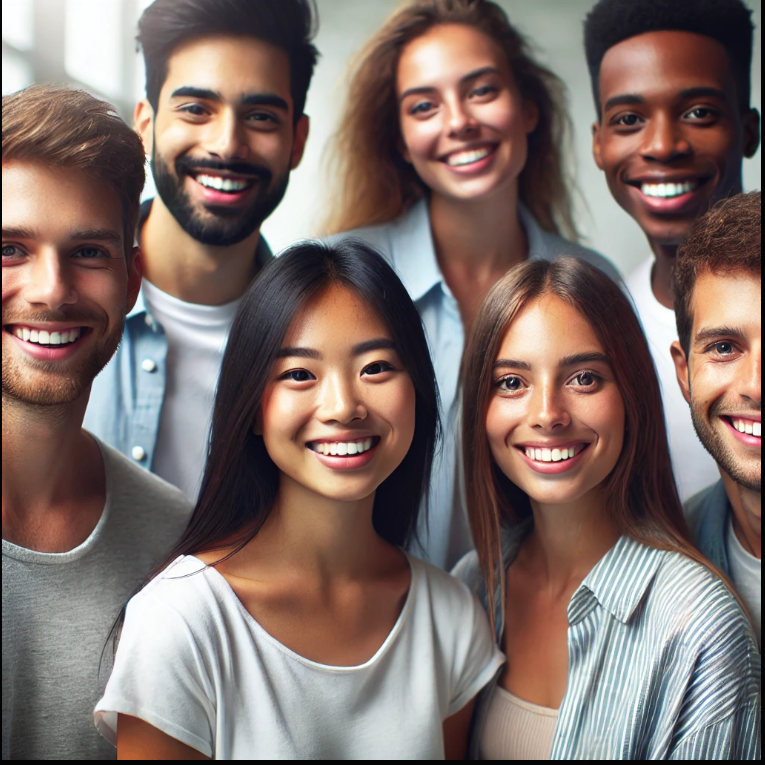
#> input picture 19. Advanced Image Processing Techniques/people.PNG, 765 x 765 px, found by its file name
$ jupyter execute 'face detection Using HaarCascade.ipynb'
#> lines starting #> are read from the running program, lines starting #| are printed output that depends on the picture; after the words box and inside, x2 and y2 are one past the last pixel; in counts of white or black regions, pixels touching at a corner belong together
### Face Detection Using Haarcascades: Code Explanation and Overview
#### What is Haarcascade?
Haarcascades are pre-trained object detection models used for detecting faces and other objects in images and videos. They are based on Haar-like features, which analyze light and dark regions in an image.

The Haarcascade algorithm follows these steps:

1. Converts the image to grayscale (faster processing).

2. Detects features using sliding windows at multiple scales.

3. Uses a cascade classifier to filter non-face regions.

4. Returns bounding boxes around detected faces.

These cascades are lightweight and efficient, making them suitable for real-time applications like face detection

### 1. Importing Required Libraries

[cell 1]
import cv2
import matplotlib.pyplot as plt

#### Explanation:

cv2 (OpenCV) → Used for image processing and face detection.

matplotlib.pyplot → Used for displaying images in a Jupyter Notebook or script.

### 2. Loading the Haarcascade Face Detector

[cell 2]
face_cascade = cv2.CascadeClassifier(cv2.data.haarcascades + 'haarcascade_frontalface_default.xml')

#### Explanation:

- cv2.CascadeClassifier() → Loads the pre-trained Haarcascade model for face detection.

- cv2.data.haarcascades → Points to OpenCV’s built-in Haarcascade directory.

- 'haarcascade_frontalface_default.xml' → A specific model trained to detect front-facing human faces.

### 3. Loading and Preprocessing the Image

[cell 3]
image = cv2.imread('people.png')
#> image is the input picture: shape (765, 765, 3); mean B, G, R 107.5, 112.7, 129.3
gray = cv2.cvtColor(image, cv2.COLOR_BGR2GRAY)
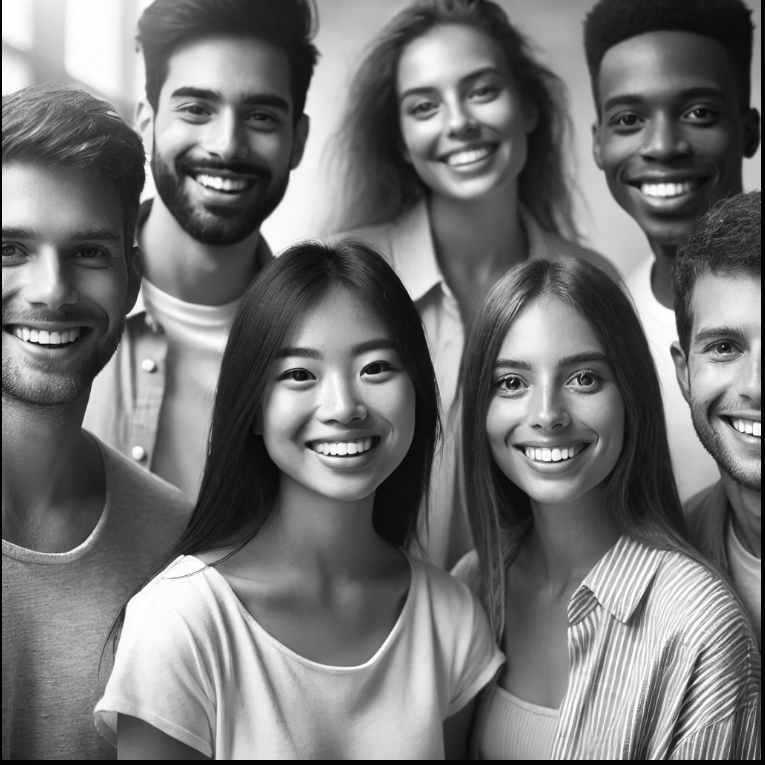
#> gray: shape (765, 765); min 3, max 255, mean 117.1

#### Explanation:

- cv2.imread('people.png') → Loads the image named "people.png".

- cv2.cvtColor(image, cv2.COLOR_BGR2GRAY) → Converts the image from BGR (Blue-Green-Red) to Grayscale.

    - Face detection works better and faster in grayscale.

### 4. Detecting Faces in the Image

[cell 4]
faces = face_cascade.detectMultiScale(gray, scaleFactor=1.1, minNeighbors=5, minSize=(30, 30))
#> faces = [[376, 34, 157, 157], [577, 46, 171, 171], [461, 310, 175, 175], [139, 41, 176, 176], [245, 301, 183, 183]]

#### Explanation:

- detectMultiScale() → Detects multiple faces in the image.

    - gray → Uses the grayscale image for detection.

    - scaleFactor=1.1 → Reduces the image size by 10% per iteration to detect faces at different sizes.

    - minNeighbors=5 → Requires at least 5 nearby positive detections to confirm a face.

    - minSize=(30,30) → The minimum size for detecting a face.

### 5. Drawing Rectangles Around Detected Faces

[cell 5]
for (x, y, w, h) in faces:
    cv2.rectangle(image, (x, y), (x + w, y + h), (255, 0, 0), 3)
#> this loop made 5 passes
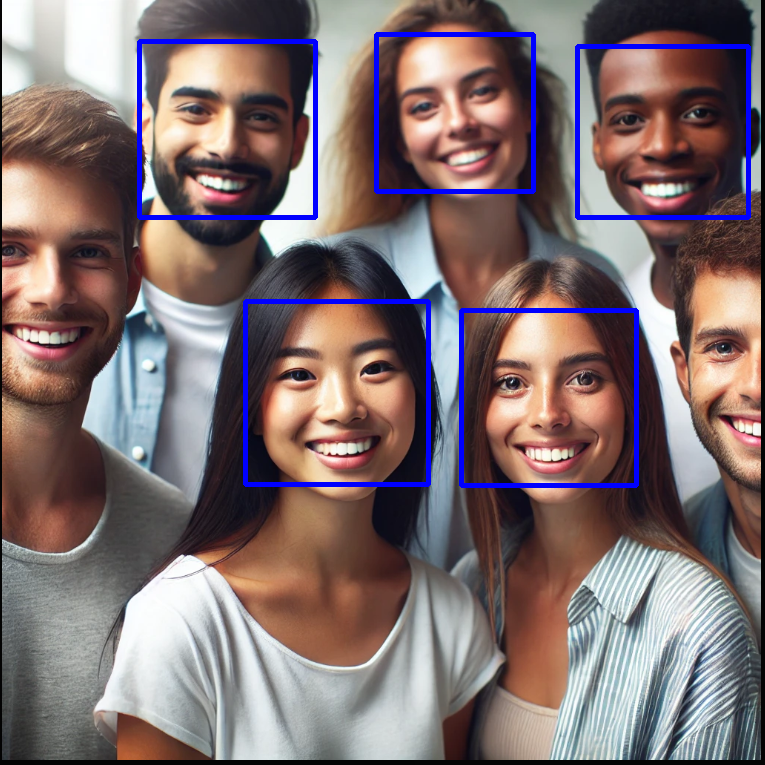
#> image: shape (765, 765, 3); 2.94% of pixels changed, all inside (x1, y1, x2, y2) = (137, 32, 751, 488)

#### Explanation:

- Loops through all detected faces.

- cv2.rectangle() → Draws a rectangle around each face.

    - (x, y) → Top-left corner.

    - (x + w, y + h) → Bottom-right corner.

    - (255, 0, 0) → Blue color (BGR format).

    - 3 → Line thickness.

### 6. Converting Image to RGB for Display

[cell 6]
image = cv2.cvtColor(image, cv2.COLOR_BGR2RGB)

#### Explanation:

OpenCV loads images in BGR (Blue-Green-Red) format.

cv2.COLOR_BGR2RGB → Converts it to RGB (Red-Green-Blue) for correct color display in Matplotlib.

### 7. Displaying the Image with Detected Faces

[cell 7]
plt.imshow(image)
plt.axis('off')
plt.show()

#### Explanation:

- plt.imshow(image) → Displays the processed image.

- plt.axis('off') → Removes the axis labels.

- plt.show() → Renders the final image with detected faces.

### Summary of Features
```
 Loads and preprocesses an image
 Uses Haarcascades to detect faces
 Draws bounding boxes around detected faces
 Displays the final image using Matplotlib
 ```

### full code

[cell 8]
import cv2
import matplotlib.pyplot as plt

face_cascade = cv2.CascadeClassifier(cv2.data.haarcascades + 'haarcascade_frontalface_default.xml')

image = cv2.imread('people.png')

gray = cv2.cvtColor(image, cv2.COLOR_BGR2GRAY)

faces = face_cascade.detectMultiScale(gray, scaleFactor=1.1, minNeighbors=5, minSize=(30,30))
for (x, y, w, h) in faces:
    cv2.rectangle(image, (x,y), (x + w, y + h), (255, 0, 0), 3)
image = cv2.cvtColor(image, cv2.COLOR_BGR2RGB)

plt.imshow(image)
plt.axis('off')
plt.show()

$ run again, with 19. Advanced Image Processing Techniques/main_image.PNG copied over 19. Advanced Image Processing Techniques/people.PNG
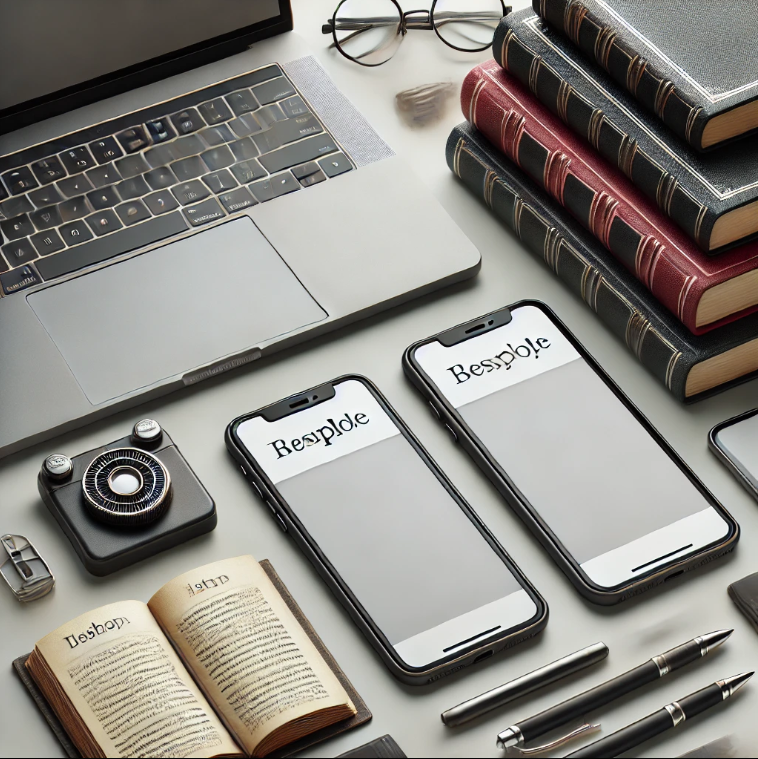
#> input picture 19. Advanced Image Processing Techniques/main_image.PNG, 758 x 759 px, found by its file name
#> image is the input picture: shape (759, 758, 3); mean B, G, R 128.7, 134.4, 137.3
#> `gray = cv2.cvtColor(image, cv2.COLOR_BGR2GRAY)`:
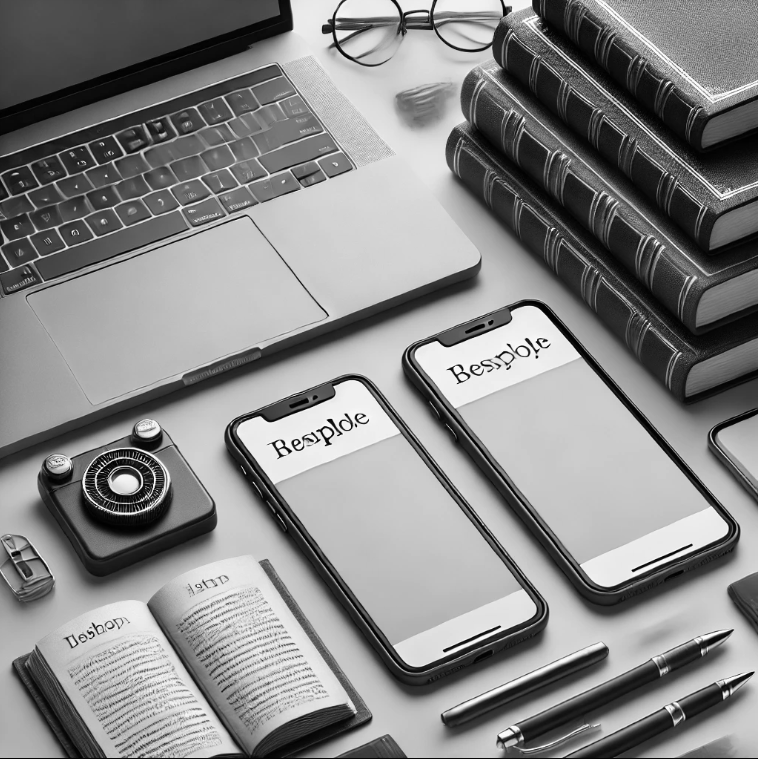
#> gray: shape (759, 758); min 0, max 255, mean 134.6
#> faces = ()

$ run again, with 19. Advanced Image Processing Techniques/phone.PNG copied over 19. Advanced Image Processing Techniques/people.PNG
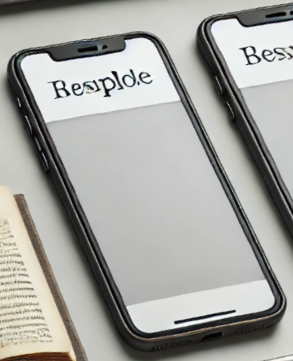
#> input picture 19. Advanced Image Processing Techniques/phone.PNG, 293 x 361 px, found by its file name
#> image is the input picture: shape (361, 293, 3); mean B, G, R 162.5, 167, 166.4
#> `gray = cv2.cvtColor(image, cv2.COLOR_BGR2GRAY)`:
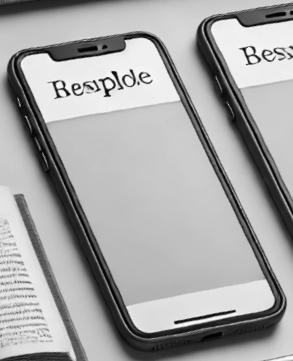
#> gray: shape (361, 293); min 1, max 253, mean 166.3
#> faces = ()
